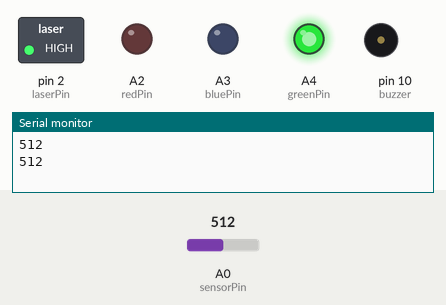
Simulated run of this sketch. Board: Arduino Uno, built with avr-gcc and run on an emulated ATmega328P. Shown: switched loads named in the sketch (green lamp = pin HIGH), output pins drawn as LEDs (lit = HIGH), buzzer (waves = sounding), the last lines printed to the serial monitor. Dashed ring = blinking. Inputs (shaded band) come from the test bench; at power-on: A0 (sensorPin) = 512.

Above: at 1.6 s.
1.7 s: A0 (sensorPin) set to 936
3.6 s: A0 (sensorPin) set to 965
At 6.9 s:
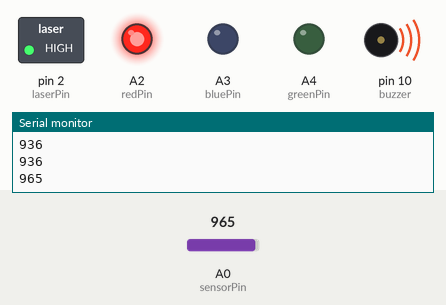
7.1 s: A0 (sensorPin) set to 866
8.6 s: A0 (sensorPin) set to 839
At 12.2 s:
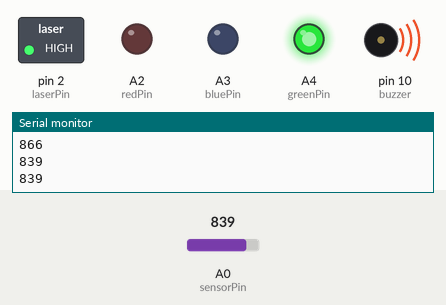
12.5 s: A0 (sensorPin) set to 960
At 13.45 s:
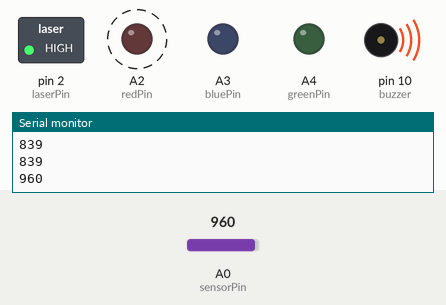
16.3 s: A0 (sensorPin) set to 840
At 16.95 s:
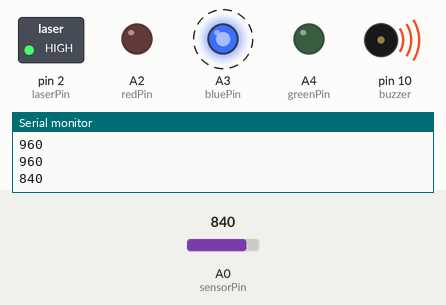
Timing chart, 0 to 20.1 s (numbered marks = the images above; inputs shaded):
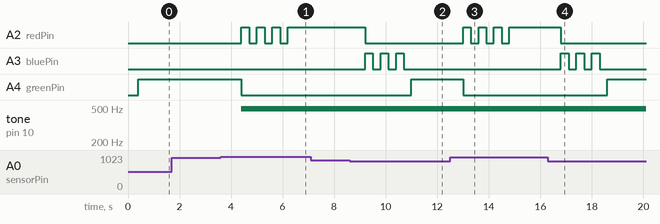

The sketch:

CoffeeWater.ino
```cpp
int laserPin = 2;
int  sensorPin  =  A0;     // select the input  pin for  the potentiometer
int buzzer = 10; // 11 to turn it off, 10 to turn it on

int redPin = A2; // because A6 seems to be broken
int greenPin = A4;
int bluePin = A3;

int onThresh = 850;
int offThresh = 950;

int  sensorValue;  // variable to  store  the value  coming  from  the sensor
bool state;       // variable to store current state of water level (above/below)

void setup() {
  // Set output pins
  pinMode(laserPin, OUTPUT);
  pinMode(buzzer,OUTPUT);
  pinMode(redPin,OUTPUT);
  pinMode(greenPin,OUTPUT);
  pinMode(bluePin,OUTPUT);

  Serial.begin(9600);

  // Read initial value
  analogWrite(laserPin,255);
  delay(200);
  sensorValue =  analogRead(sensorPin);
  Serial.println(sensorValue);
  if (sensorValue<(offThresh+onThresh)/2){
    state = true;
  }
  else {
    state = false;
  }
  delay(200);

}

void loop() {

  // Set indicating LED to current state
  if (state){
    digitalWrite(redPin,LOW);
    digitalWrite(greenPin,HIGH);
    digitalWrite(bluePin,LOW);
  }
  else{
    digitalWrite(redPin,HIGH);
    digitalWrite(greenPin,LOW);
    digitalWrite(bluePin,LOW);
  }

  delay(1000);

  // Read new value
  sensorValue =  analogRead(sensorPin);
  Serial.println(sensorValue);

  // Set state to false if resistance too high
  if (state && sensorValue>offThresh){
    state = false;
    digitalWrite(greenPin,LOW);
    digitalWrite(bluePin,LOW);

    for(int i=0;i<3;i++){
        analogWrite(buzzer,200);
        digitalWrite(redPin,HIGH);
        delay(300);
        digitalWrite(buzzer,LOW);
        digitalWrite(redPin,LOW);
        delay(300);
    }
  }

  // Set state to true if resistance too low
  if (!state && sensorValue < onThresh){
    state = true;

    digitalWrite(redPin,LOW);
    digitalWrite(greenPin,LOW);

    for (int i=0; i<3;i++){
      digitalWrite(bluePin,HIGH);
      analogWrite(buzzer,50);
      delay(300);
      digitalWrite(buzzer,LOW);
      digitalWrite(bluePin,LOW);
      delay(300);
    }
  }

}
```

Measured:
- the behaviour switches between 950 and 951 on A0 (sensorPin) (found by bisection; images 0 and 1)
- the behaviour switches between 850 and 849 on A0 (sensorPin) (found by bisection; images 1 and 2)
- after the input at 3.6 s, A2 (redPin): alternates HIGH for 0.30 s and LOW for 0.30 s, 7 changes in all, then stays HIGH, starting after 0.80 s; A4 (greenPin): HIGH → LOW after 0.80 s; tone on pin 10 (buzzer): silent → 490 Hz after 0.80 s
- after the input at 8.6 s, A2 (redPin): HIGH → LOW after 0.60 s; A3 (bluePin): alternates HIGH for 0.30 s and LOW for 0.30 s, 6 changes in all, then stays LOW, starting after 0.60 s; A4 (greenPin): LOW → HIGH after 2.4 s
- after the input at 12.5 s, A2 (redPin): alternates HIGH for 0.30 s and LOW for 0.30 s, 7 changes in all, then stays HIGH, starting after 0.50 s; A4 (greenPin): HIGH → LOW after 0.50 s
- after the input at 16.3 s, A2 (redPin): HIGH → LOW after 0.50 s; A3 (bluePin): alternates HIGH for 0.30 s and LOW for 0.30 s, 6 changes in all, then stays LOW, starting after 0.50 s; A4 (greenPin): LOW → HIGH after 2.3 s
